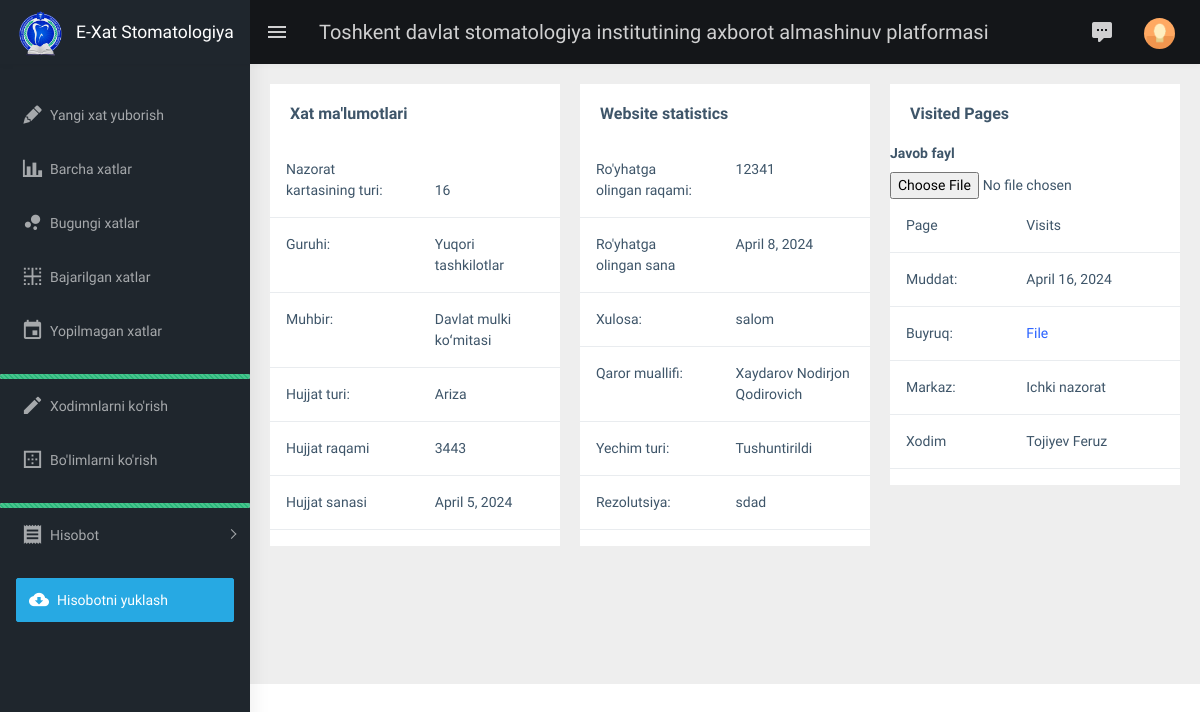
Page /manager-view/1/ (signed in) on the committed database.
### main/models.py (models this page shows, shortened)
class Manager(models.Model):
    centers = models.ManyToManyField(Center, verbose_name="Markazlar")
    letter = models.ForeignKey(Letter, on_delete=models.SET_NULL, null=True, verbose_name="Xat")
    check_file = models.ForeignKey(CheckFile, on_delete=models.SET_NULL, null=True, verbose_name="So'rov file")
    control_file = models.ForeignKey(ControlFile, on_delete=models.SET_NULL, null=True, blank=True, verbose_name="Javob file")
    lifetime = models.DateField(verbose_name="Muddat")
    control = models.BooleanField(default=False, verbose_name="Tasdiqlash")
    @property
    def time_off(self):
        if not self.control_file and self.lifetime < datetime.now().date():
            return True
        else:
            return False

class Letter(models.Model):
    control_card = models.ForeignKey(ControlCard, on_delete=models.SET_NULL, null=True, verbose_name="Nazorat Kartasi")
    group = models.ForeignKey(Group, on_delete=models.SET_NULL, null=True, verbose_name="Guruh")
    reporter = models.ForeignKey(Reporter, on_delete=models.SET_NULL, null=True, verbose_name="Muxbir")
    document_type = models.ForeignKey(DocumentType, on_delete=models.SET_NULL, null=True, verbose_name="Hujjat turi")
    registration_date = models.DateField(verbose_name="Ro'yhatga olingan sana")
    registration_number = models.CharField(max_length=150, verbose_name="Ro'yhatga olingan raqam")
    document_number = models.CharField(max_length=150, verbose_name="Hujjat raqami")
    document_date = models.DateField(verbose_name="Hujjat sanasi")
    summary = models.TextField(verbose_name="Xulosa", null=True, blank=True)
    control = models.BooleanField(default=False, verbose_name="Boshqaruv")
    resolution = models.TextField(verbose_name="Rezolutsiya", null=True, blank=True)
    auth_resolution = models.ForeignKey(AuthorResolution, on_delete=models.SET_NULL, null=True,
                                        verbose_name="Qaror muallifi")
    type_solution = models.ForeignKey(TypeSolution, on_delete=models.SET_NULL, null=True, verbose_name="Yechim turi")
    create_at = models.DateTimeField(auto_now_add=True, verbose_name="Yaratilgan vaqt")
    update_at = models.DateTimeField(auto_now=True, verbose_name="O'zgartirilgan vaqt")

class ControlCard(models.Model):  # Тип РКК
    name = models.CharField(max_length=256, verbose_name="Nazorat kartasi turi")
    create_at = models.DateTimeField(auto_now_add=True, verbose_name="Yaratilgan vaqt")
    update_at = models.DateTimeField(auto_now=True, verbose_name="O'zgartirilgan vaqt")
    def __str__(self):
        return f"{self.name}"

class Group(models.Model):
    name = models.CharField(max_length=255, verbose_name="Guruhi")
    create_at = models.DateTimeField(auto_now_add=True, verbose_name="Yaratilgan vaqt")
    update_at = models.DateTimeField(auto_now=True, verbose_name="O'zgartirilgan vaqt")
    def __str__(self):
        return f"{self.name}"

class Reporter(models.Model):  # Корреспондент Muhbir
    name = models.CharField(max_length=255, verbose_name="Muhbir")
    create_at = models.DateTimeField(auto_now_add=True, verbose_name="Yaratilgan vaqt")
    update_at = models.DateTimeField(auto_now=True, verbose_name="O'zgartirilgan vaqt")
    def __str__(self):
        return f"{self.name}"

class DocumentType(models.Model):  # Тип документа Hujjat turi
    name = models.CharField(max_length=255, verbose_name="Hujjat turi")
    create_at = models.DateTimeField(auto_now_add=True, verbose_name="Yaratilgan vaqt")
    update_at = models.DateTimeField(auto_now=True, verbose_name="O'zgartirilgan vaqt")
    def __str__(self):
        return f"{self.name}"

class AuthorResolution(models.Model):  # Автор резолюции Qaror muallifi
    name = models.CharField(max_length=255, verbose_name="Qaror muallifi")
    create_at = models.DateTimeField(auto_now_add=True, verbose_name="Yaratilgan vaqt")
    update_at = models.DateTimeField(auto_now=True, verbose_name="O'zgartirilgan vaqt")
    def __str__(self):
        return f"{self.name}"

class TypeSolution(models.Model): # Вид решения Yechim turi
    name = models.CharField(max_length=255, verbose_name="Yechim turi")
    create_at = models.DateTimeField(auto_now_add=True, verbose_name="Yaratilgan vaqt")
    update_at = models.DateTimeField(auto_now=True, verbose_name="O'zgartirilgan vaqt")
    def __str__(self):
        return f"{self.name}"

class Center(models.Model):
    name = models.CharField(max_length=256, verbose_name="Markaz")
    short = models.CharField(max_length=255, verbose_name="Short Name", null=True, blank=True)
    user = models.ForeignKey(User, on_delete=models.SET_NULL, verbose_name="Xodim", null=True, blank=True)
    create_at = models.DateTimeField(auto_now_add=True, verbose_name="Yaratilgan vaqt")
    update_at = models.DateTimeField(auto_now=True, verbose_name="O'zgartirilgan vaqt")
    def __str__(self):
        return f"{self.name}"
    def user_is_status(self):
        return self.user.is_superuser

### main/views.py (the view)
# urls.py: path('manager-view/<int:manager_id>/', views.view_manager, name='manager-view'),
@login_required
def view_manager(request, manager_id):
    content = content_need(request)
    manager = Manager.objects.get(id=manager_id)
    content['manager'] = manager
    return render(request, 'main/home_update.html', context=content)

### templates/main/home_update.html (shortened to what this page needs)
{% extends 'base.html' %}
{% block content %}
    <div class="page-wrapper">
        <div class="container-fluid">
            <div class="row">
                <div class="col-md-4">
                    <div class="card">
                        <div class="card-body">
                            <h5 class="card-title mb-0">Xat ma'lumotlari</h5>
                        </div>
                        <table class="table">
                            <thead>
                            <tr>
                                <th scope="col">Nazorat kartasining turi:</th>
                                <th scope="col">{{ manager.letter.control_card }}</th>
                            </tr>
                            </thead>
                            <tbody>
                            <tr>
                                <td>Guruhi:</td>
                                <td>{{ manager.letter.group }}</td>
                            </tr>
                            <tr>
                                <td>Muhbir:</td>
                                <td>{{ manager.letter.reporter }}</td>
                            </tr>
                            <tr>
                                <td>Hujjat turi:</td>
                                <td>{{ manager.letter.document_type }}</td>
                            </tr>
                            <tr>
                                <td><a href="#" class="link">Hujjat raqami</a></td>
                                <td>{{ manager.letter.document_number }}</td>
                            </tr>
                            <tr>
                                <td><a href="#" class="link">Hujjat sanasi</a></td>
                                <td>{{ manager.letter.document_date }}</td>
                            </tr>
                            </tbody>
                        </table>
                    </div>
                </div>
                <div class="col-md-4">
                    <div class="card">
                        <div class="card-body">
                            <h5 class="card-title mb-0">Website statistics</h5>
                        </div>
                        <table class="table">
                            <tbody>
                            <tr>
                                <th scope="col">Ro'yhatga olingan raqami:</th>
                                <th scope="col">{{ manager.letter.registration_number }}</th>
                            </tr>
                            <tr>
                                <td><a href="#" class="link">Ro'yhatga olingan sana</a></td>
                                <td>{{ manager.letter.registration_date }}</td>
                            </tr>
                            <tr>
                                <td><a href="#" class="link">Xulosa:</a></td>
                                <td>{{ manager.letter.summary }}</td>
                            </tr>
                            <tr>
                                <td><a href="#" class="link">Qaror muallifi:</a></td>
                                <td>{{ manager.letter.auth_resolution }}</td>
                            </tr>
                            <tr>
                                <td><a href="#" class="link">Yechim turi:</a></td>
                                <td>{{ manager.letter.type_solution }}</td>
                            </tr>
                            <tr>
                                <td><a href="#" class="link">Rezolutsiya:</a></td>
                                <td>{{ manager.letter.resolution }}</td>
                            </tr>
                            </tbody>
                        </table>
                    </div>
                </div>
                <div class="col-md-4">
                    <div class="card">
                        <div class="card-body">
                            <h5 class="card-title mb-0">Visited Pages</h5>
                        </div>
                        <table class="table">
                            <thead>
                            <tr>
                                <th scope="col">Page</th>
                                <th scope="col">Visits</th>
                            </tr>
                            </thead>
                            <tbody>
                            <tr>
                                <td><a href="#" class="link">Muddat:</a></td>
                                <td>{{ manager.lifetime }}</td>
                            </tr>
                            <tr>
                                <td><a href="#" class="link">Buyruq:</a></td>
                                <td><a href="/media/{{ manager.check_file.file }}">File</a></td>
                            </tr>
                            <tr>
                                <td><a href="#" class="link">Markaz:</a></td>
                                <td>{{ center }}</td>
                            </tr>
                            <tr>
                                <td><a href="#" class="link">Xodim</a></td>
                                <td>{{ center.user.first_name }} {{ center.user.last_name }}</td>
                            </tr>
                            <tr>
                                {% if manager.control_file %}
                                    <tr>
                                        <td><a href="#" class="link">Javob fayl</a></td>
                                        <td>
                                            <a href="/media/{{ manager.control_file.file }}">
                                                Fayl
                                            </a>
                                        </td>
                                    </tr>
                                {% else %}
                                    <form action="" method="post">
                                        <label for="">Javob fayl</label>
                                        <input type="file" name="control_file">
                                    </form>
                                {% endif %}
                            </tr>
                            </tbody>
                        </table>
                    </div>
                </div>
            </div>
        </div>
    </div>
{% endblock %}

### rows in the picture
Manager: letter.control_card "16", letter.group "Yuqori tashkilotlar", letter.reporter "Davlat mulki koʻmitasi", letter.document_type "Ariza", letter.document_number "3443", letter.document_date "April 5, 2024", letter.registration_number "12341", letter.registration_date "April 8, 2024", letter.summary "salom", letter.auth_resolution "Xaydarov Nodirjon Qodirovich", letter.type_solution "Tushuntirildi", letter.resolution "sdad", lifetime "April 16, 2024"
Center: name "Ichki nazorat", user.first_name "Tojiyev", user.last_name "Feruz"
